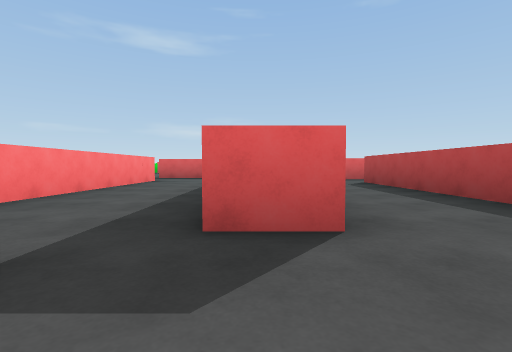
view 1 (above)

18 first-person views from a walk through a Unity game level. The camera is 0.62 m above the floor, tilts 2° down and sees 85° across. The floor is counted in squares, 2 m on a side. Each view is taken from the middle of a square. On the plan, view 1 faces up. The plan holds only what a view shows up to about 9 squares ahead; the rest is blank. Surface patterns are stand-ins for the level's own textures.

view 2
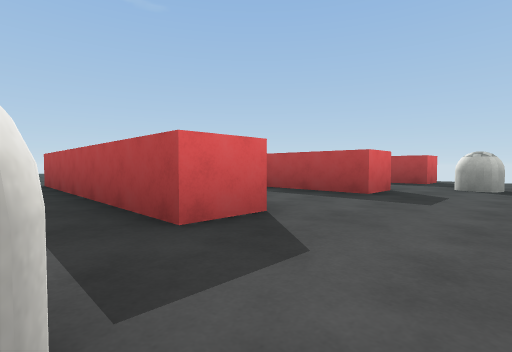

view 3
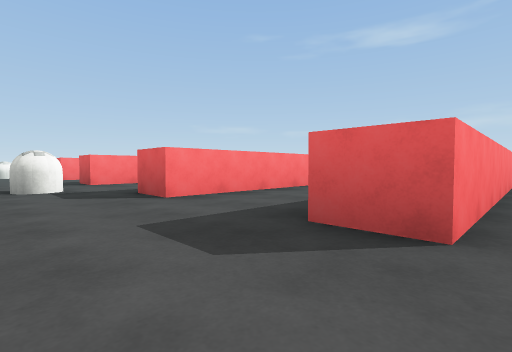

view 4
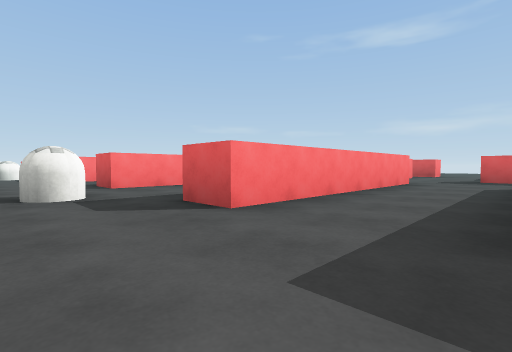

view 5
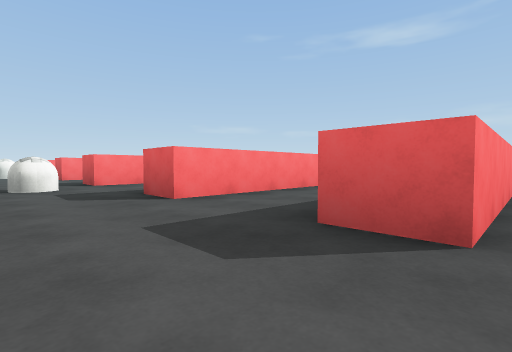

view 6
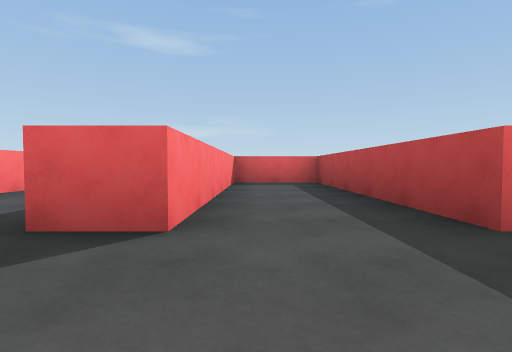

view 7
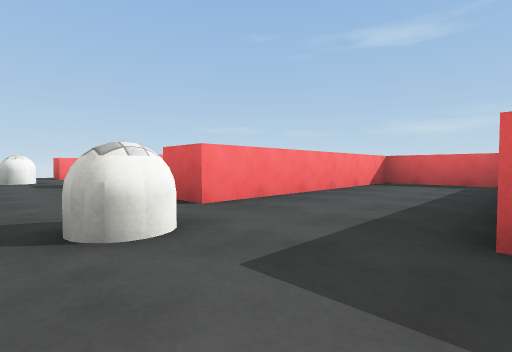

view 8
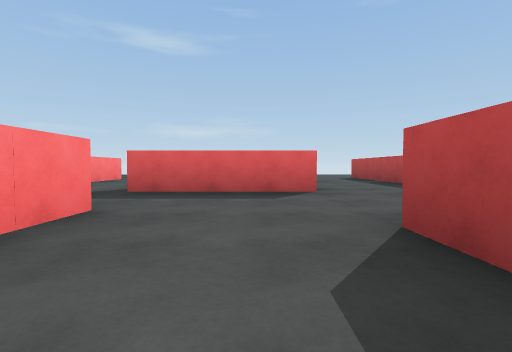

view 9
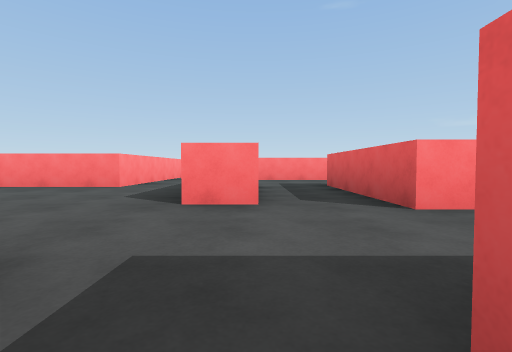

view 10
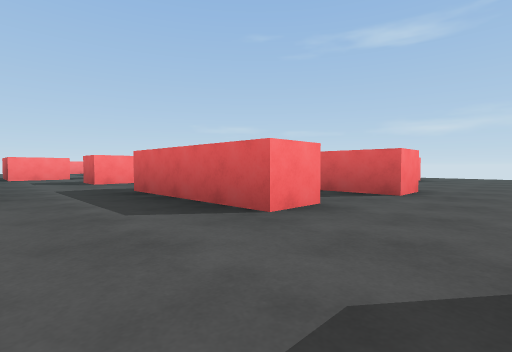

view 11
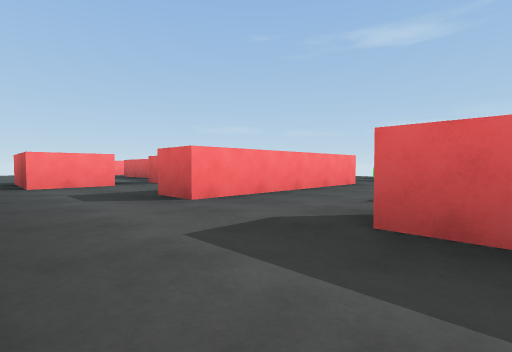

view 12
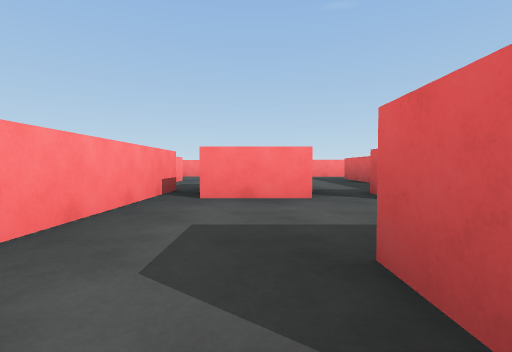

view 13
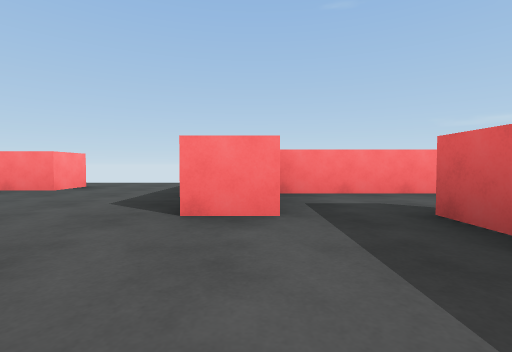

view 14
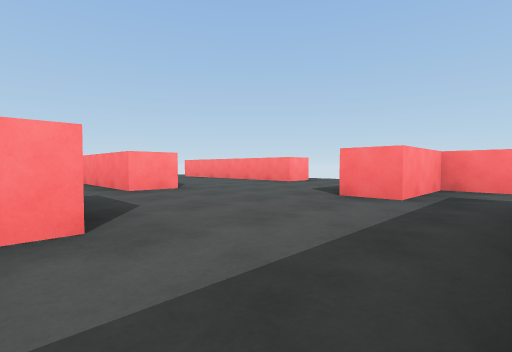

view 15
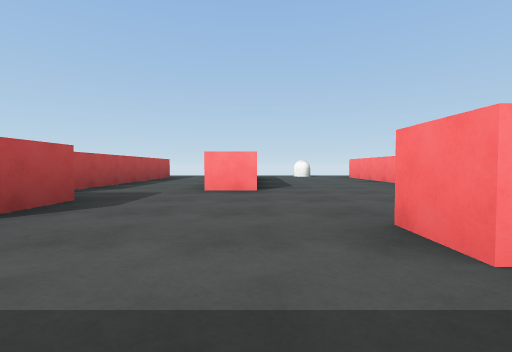

view 16
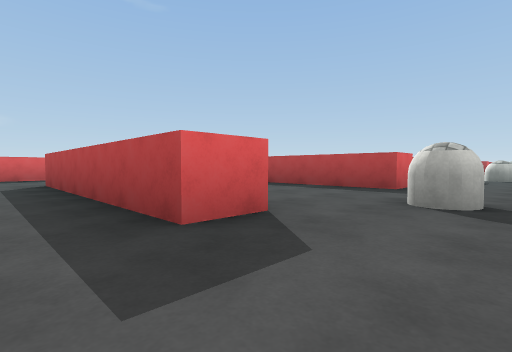

view 17
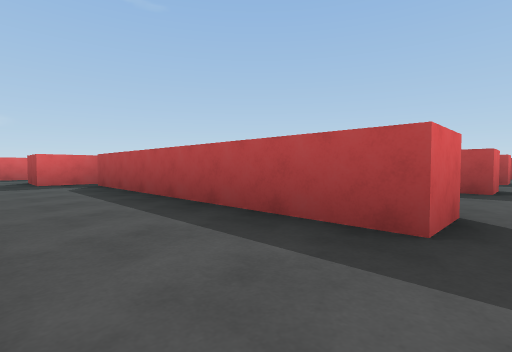

view 18
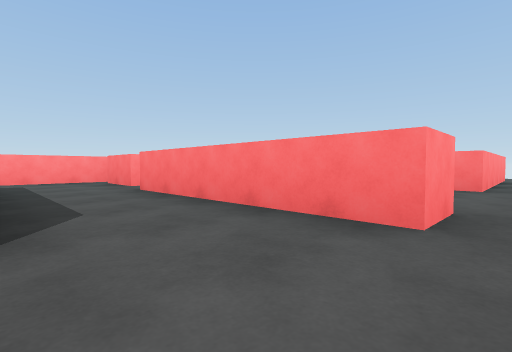

### Floor plan
Points are (right, up) in squares from view 1. A wall is a line through its corners. A room is listed if a view was taken in it or the views show most of it. See-through windows are left out.
Room 1 (views 1, 2, 4, 5, 8, 10, 11, 12)
walls: (0.4, 5.5) (0.4, 1.3) (-0.3, 1.3) (-0.3, 5.5); (-4.4, 6) (-2.2, 6) (-2.2, 1.3) (-2.8, 1.3); (-0.3, 8.1) (-0.3, 7.4) (-2.6, 7.4); (2.6, 6.7) (1.2, 6.7); (2.8, 1.3) (2.1, 1.3) (2.1, 5.5); (0, 9.9) (0, 9.1)
ways out: opening at (2, 0.5) to room 2; opening at (2, 6) to room 2; opening at (-3, 0.5) to room 3; opening at (1, 10) to room 5; opening at (2, 8) to room 5; opening at (-5, 7) to room 6; opening at (-3.5, 8) to room 9; opening at (-1.5, 9) to room 9
objects: capsule (-1, 1)
Room 2 (view 3)
walls: (5.2, 1.3) (4.5, 1.3) (4.5, 2); (2.8, 5.1) (2.8, 1.3)
ways out: opening at (2, 0.5) to room 1; opening at (2, 6) to room 1
objects: capsule (4, 1)
Room 3 (view 6)
walls: (-2.8, 1.3) (-2.8, 5.3) (-4.4, 5.3) (-4.4, 1.3)
ways out: opening at (-3, 0.5) to room 1; opening at (-5, 0.5) to room 4
Room 4 (view 7)
walls: (-4.4, 1.3) (-5.1, 1.3); (-5.4, 5.3) (-6.9, 5.3) (-6.9, 1.3)
ways out: opening at (-5, 0.5) to room 3; opening at (-7, 0.5) to room 6
objects: capsule (-6, 1)
Room 5 (view 9)
walls: (1.6, 8.9) (1.6, 11.6)
ways out: opening at (1, 10) to room 1; opening at (2, 8) to room 1; opening at (0, 14) to room 8
Room 6 (views 13, 14, 15, 17)
walls: (-10.1, 5.4) (-9.3, 5.4) (-9.3, 3.2); (-9.3, 1.8) (-9.3, 1.3) (-10, 1.3) (-10, 3.8); (-8.3, 6.5) (-8.3, 7.5) (-6.7, 7.5) (-6.7, 6.5) (-8.3, 6.5); (-6.9, 1.3) (-7.6, 1.3) (-7.6, 6) (-4.4, 6); (-13.2, 5.4) (-12.6, 5.4) (-12.6, 1.3) (-13.2, 1.3); (-10.7, 8.2) (-10.7, 7.5); (-6.5, 8.3) (-7.2, 8.3); (-12.9, 7.4) (-13.8, 7.4); (-8.1, 9.1) (-10.9, 9.1); (-4.2, 7.4) (-5, 7.4)
ways out: opening at (-5, 7) to room 1; opening at (-7, 0.5) to room 4; opening at (-13, 0.5) to room 7; opening at (-13, 6.5) to room 7; opening at (-6, 9.5) to room 8; opening at (-11, 9) to room 10
objects: capsule (-11, 1)
Room 7 (view 16)
walls: (-13.2, 1.3) (-13.2, 5.4)
ways out: opening at (-13, 0.5) to room 6; opening at (-13, 6.5) to room 6
Room 8 (view 18)
walls: (-7.2, 11.6) (-6.5, 11.6) (-6.5, 8.3); (-4.2, 10.8) (-4.2, 9.6); (-12.1, 11.6) (-9.2, 11.6)
ways out: opening at (0, 14) to room 5; opening at (-6, 9.5) to room 6; opening at (-3.5, 10) to room 9
Room 9 (no view inside)
walls: (-4.2, 9.6) (-4.2, 7.4); (0, 9.1) (-2.6, 9.1)
ways out: opening at (-3.5, 8) to room 1; opening at (-1.5, 9) to room 1; opening at (-3.5, 10) to room 8
Room 10 (no view inside)
walls: (-12.2, 10.1) (-12.2, 8.2) (-10.7, 8.2)
ways out: opening at (-11, 9) to room 6

Where each view was taken, in squares from view 1:
view 1: 0 up, 0 right, facing up
view 2: 0 up, 1 left, facing up-right
view 3: 0 up, 3 right, facing up-left
view 4: 0 up, 2 right, facing up-left
view 5: 0 up, 2 left, facing up-left
view 6: 0 up, 4 left, facing up
view 7: 0 up, 5 left, facing up-left
view 8: 4 up, 1 left, facing up
view 9: 8 up, 2 right, facing left
view 10: 6 up, 1 right, facing up-left
view 11: 6 up, 2 left, facing up-left
view 12: 7 up, 4 left, facing left
view 13: 8 up, 9 left, facing left
view 14: 9 up, 8 left, facing down-left
view 15: 9 up, 10 left, facing down
view 16: 0 up, 14 left, facing up-right
view 17: 1 up, 9 left, facing up-right
view 18: 12 up, 5 left, facing down-left
